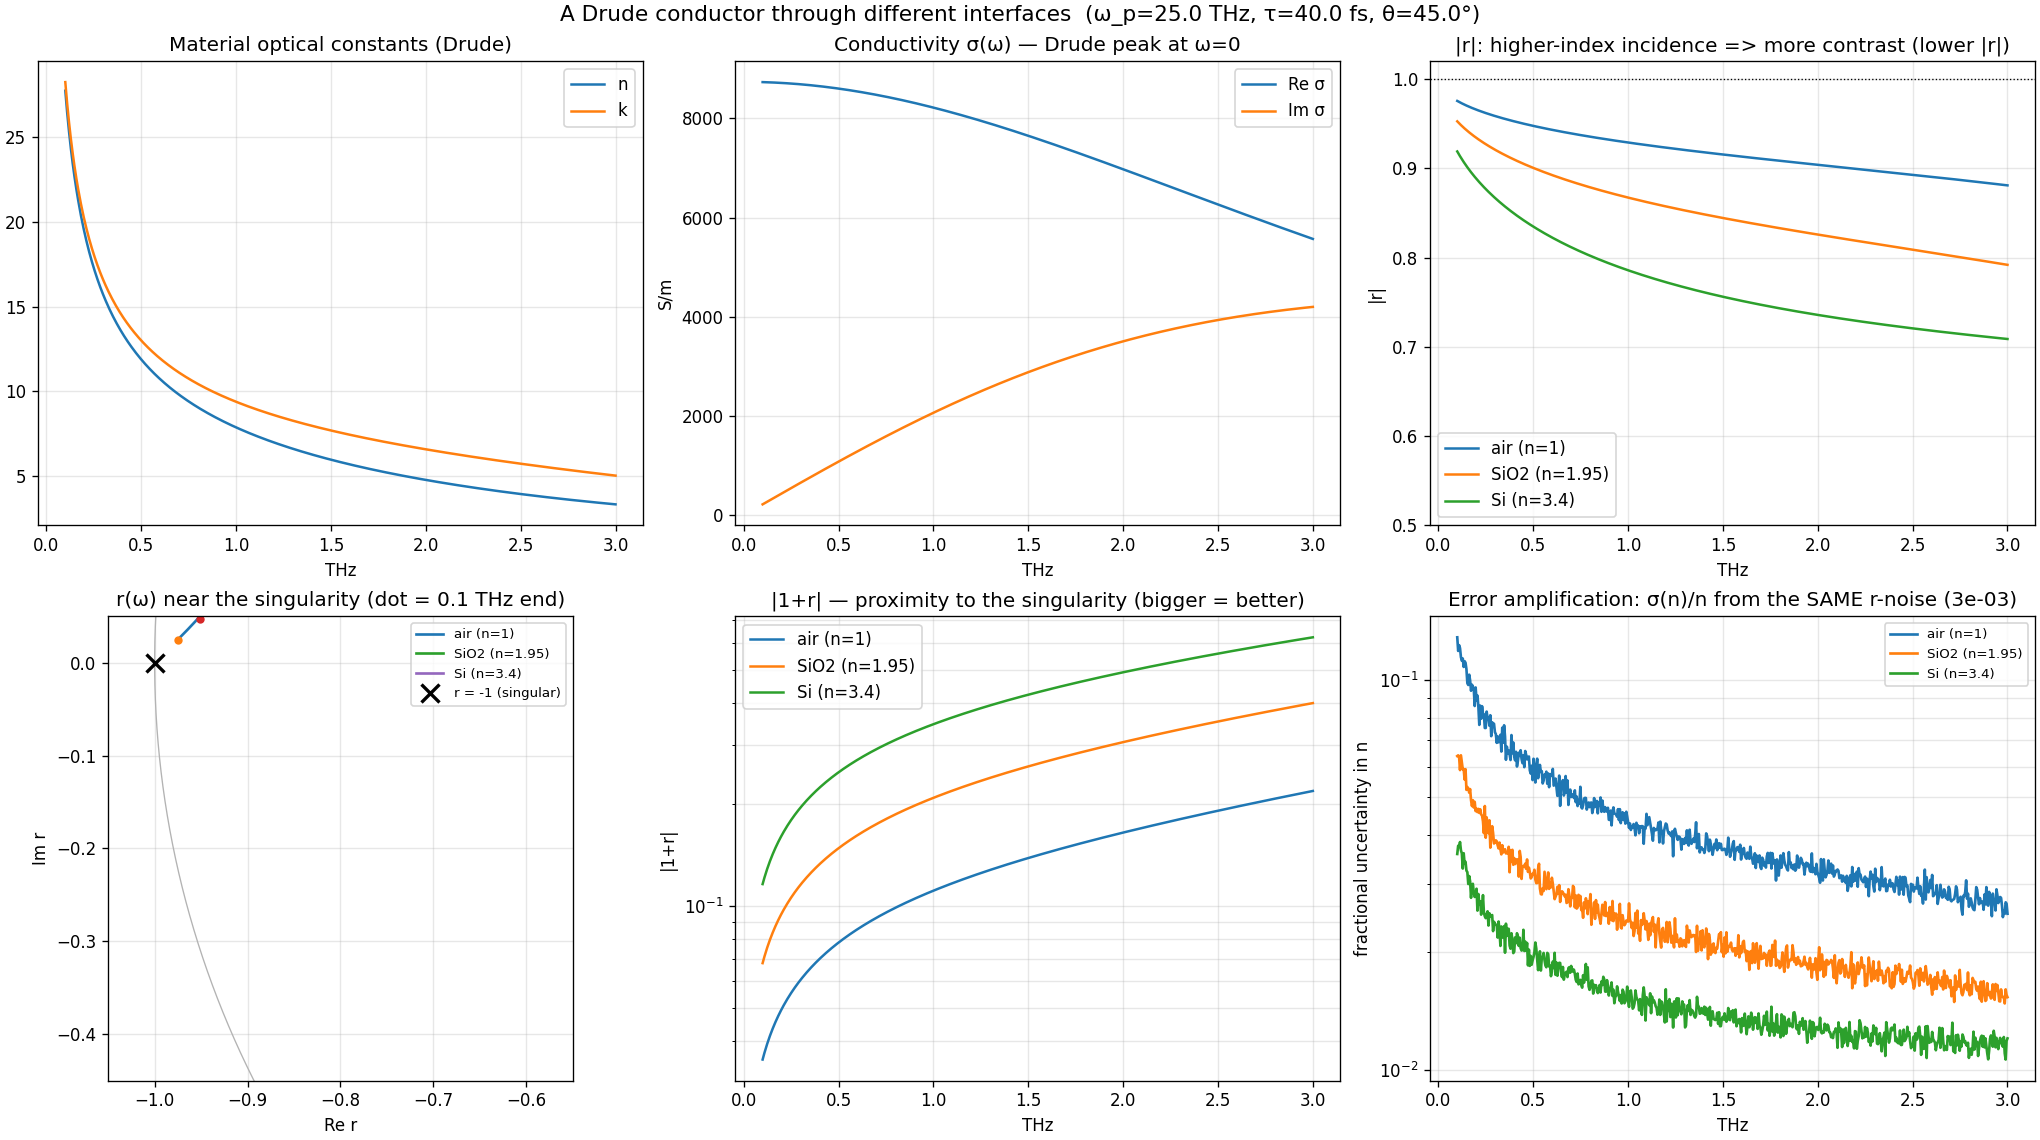

Here is the Python script that generated this plot:
"""Reflection physics tutorial-model: a Drude conductor seen through different media.

Builds intuition for WHY coupling a highly reflective (conductive) sample through a
high-index medium (SiO2, Si) pulls its reflection off the r = -1 singularity and reopens
the low-frequency window — the practical reason behind the window geometry.

The chain modelled:  Drude ε(ω)  ->  n̂ = √ε  ->  Fresnel r(ω; N1)  ->  inversion r -> n̂.
Everything is self-contained (numpy only) so it reads as a learning artifact.

Run:  PYTHONPATH=. .venv/Scripts/python.exe explorations/reflection_theory/drude_interface_model.py
"""
from __future__ import annotations

import os

import numpy as np
import matplotlib
matplotlib.use("Agg")
import matplotlib.pyplot as plt

HERE = os.path.dirname(os.path.abspath(__file__))

# ── Physical constants ──────────────────────────────────────────────────────
SPEED_OF_LIGHT = 299_792_458.0
VACUUM_PERMITTIVITY = 8.8541878128e-12

# ── Knobs ───────────────────────────────────────────────────────────────────
THETA_DEG = 45.0                       # s-pol incidence angle (the rig geometry)
EPS_INF = 11.0                         # high-frequency permittivity (CNT-ish)
PLASMA_FREQUENCY_THZ = 25.0            # Drude plasma frequency (sets how metallic)
SCATTERING_TIME_FS = 40.0             # Drude scattering time (carrier damping)
NOISE_AMPLITUDE = 3e-3                 # fixed additive noise on the measured r (|r|~1)
INCIDENT_MEDIA = {"air (n=1)": 1.0, "SiO2 (n=1.95)": 1.95, "Si (n=3.4)": 3.4}
FREQ_THZ = np.linspace(0.1, 3.0, 600)


# ── Material: Drude free-carrier permittivity ───────────────────────────────
def drude_permittivity(frequency_hz, eps_inf, plasma_omega, scattering_time_s):
    """ε(ω) = ε∞ − ω_p² / (ω² + iω/τ).  Free electrons, no restoring force.

    The conductivity σ(ω) = ε0 ω_p² τ / (1 − iωτ) has its peak at ω = 0 (the Drude
    peak): a free-carrier metal is MOST reflective at low frequency. That is exactly
    the regime where the reflection inversion is hardest.
    """
    omega = 2.0 * np.pi * frequency_hz
    return eps_inf - plasma_omega**2 / (omega**2 + 1j * omega / scattering_time_s)


def conductivity(frequency_hz, plasma_omega, scattering_time_s):
    omega = 2.0 * np.pi * frequency_hz
    return VACUUM_PERMITTIVITY * plasma_omega**2 * scattering_time_s / (1.0 - 1j * omega * scattering_time_s)


def index_from_eps(eps):
    """n̂ = n − i k (k ≥ 0 absorption, exp(−iωt) convention)."""
    return np.conj(np.sqrt(eps))


# ── Interface: Fresnel reflection (s-pol) and its closed-form inverse ────────
def fresnel_r_s(n_incident, n_sample, theta_incident_rad):
    """r_s for a wave in medium n_incident hitting a semi-infinite n_sample."""
    cos_i = np.cos(theta_incident_rad)
    root = np.sqrt(n_sample**2 - (n_incident * np.sin(theta_incident_rad)) ** 2)
    return (n_incident * cos_i - root) / (n_incident * cos_i + root)


def invert_r_to_index(r, n_incident, theta_incident_rad):
    """Closed-form inverse of fresnel_r_s -> n̂.  Singular as r -> -1 (perfect mirror)."""
    q = n_incident * np.cos(theta_incident_rad) * (1.0 - r) / (1.0 + r)
    n_hat = np.sqrt(q**2 + (n_incident * np.sin(theta_incident_rad)) ** 2)
    return np.where(n_hat.real < 0, -n_hat, n_hat)


def main():
    theta = np.deg2rad(THETA_DEG)
    freq_hz = FREQ_THZ * 1e12
    plasma_omega = 2.0 * np.pi * PLASMA_FREQUENCY_THZ * 1e12
    tau = SCATTERING_TIME_FS * 1e-15

    eps = drude_permittivity(freq_hz, EPS_INF, plasma_omega, tau)
    n_hat = index_from_eps(eps)                       # n − ik
    n_true, k_true = n_hat.real, -n_hat.imag
    sigma = conductivity(freq_hz, plasma_omega, tau)

    rng = np.random.default_rng(0)
    fig, axes = plt.subplots(2, 3, figsize=(17, 9.5), layout="constrained")
    fig.suptitle(
        f"A Drude conductor through different interfaces  (ω_p={PLASMA_FREQUENCY_THZ} THz, "
        f"τ={SCATTERING_TIME_FS} fs, θ={THETA_DEG}°)", fontsize=13)

    # (0,0) material n,k
    ax = axes[0][0]
    ax.plot(FREQ_THZ, n_true, label="n"); ax.plot(FREQ_THZ, k_true, label="k")
    ax.set_title("Material optical constants (Drude)"); ax.set_xlabel("THz"); ax.legend(); ax.grid(alpha=0.3)

    # (0,1) conductivity (the Drude peak at 0)
    ax = axes[0][1]
    ax.plot(FREQ_THZ, np.real(sigma), label="Re σ"); ax.plot(FREQ_THZ, np.imag(sigma), label="Im σ")
    ax.set_title("Conductivity σ(ω) — Drude peak at ω=0"); ax.set_xlabel("THz"); ax.set_ylabel("S/m")
    ax.legend(); ax.grid(alpha=0.3)

    # (0,2) |r| vs frequency per incident medium
    ax = axes[0][2]
    r_by_medium = {}
    for label, n1 in INCIDENT_MEDIA.items():
        r = fresnel_r_s(n1, n_hat, theta)
        r_by_medium[label] = r
        ax.plot(FREQ_THZ, np.abs(r), label=label)
    ax.axhline(1.0, color="k", ls=":", lw=0.8)
    ax.set_title("|r|: higher-index incidence => more contrast (lower |r|)")
    ax.set_xlabel("THz"); ax.set_ylabel("|r|"); ax.set_ylim(0.5, 1.02); ax.legend(); ax.grid(alpha=0.3)

    # (1,0) Argand: r(ω) trajectory vs the r=-1 singularity (zoomed near -1)
    ax = axes[1][0]
    circle = np.exp(1j * np.linspace(0, 2 * np.pi, 400))
    ax.plot(circle.real, circle.imag, "0.7", lw=0.8)
    for label, r in r_by_medium.items():
        ax.plot(r.real, r.imag, lw=1.6, label=label)
        ax.plot(r.real[0], r.imag[0], "o", ms=4)   # mark the low-frequency end
    ax.plot(-1, 0, "kx", ms=11, mew=2, label="r = -1 (singular)")
    ax.set_title("r(ω) near the singularity (dot = 0.1 THz end)")
    ax.set_xlabel("Re r"); ax.set_ylabel("Im r"); ax.set_aspect("equal")
    ax.set_xlim(-1.05, -0.55); ax.set_ylim(-0.45, 0.05)
    ax.legend(fontsize=8); ax.grid(alpha=0.3)

    # (1,1) conditioning: |1+r| (distance to the singularity)
    ax = axes[1][1]
    for label, r in r_by_medium.items():
        ax.semilogy(FREQ_THZ, np.abs(1.0 + r), label=label)
    ax.set_title("|1+r| — proximity to the singularity (bigger = better)")
    ax.set_xlabel("THz"); ax.set_ylabel("|1+r|"); ax.legend(); ax.grid(alpha=0.3, which="both")

    # (1,2) the punchline: error amplification. Monte-Carlo the SAME measurement noise
    # through the inversion and report the fractional uncertainty in n per medium.
    ax = axes[1][2]
    n_trials = 300
    for label, n1 in INCIDENT_MEDIA.items():
        r = r_by_medium[label]
        recovered = np.empty((n_trials, r.size))
        for t in range(n_trials):
            noise = NOISE_AMPLITUDE * (rng.standard_normal(r.shape) + 1j * rng.standard_normal(r.shape))
            recovered[t] = invert_r_to_index(r + noise, n1, theta).real
        fractional_uncertainty = np.std(recovered, axis=0) / np.abs(n_true)
        ax.semilogy(FREQ_THZ, fractional_uncertainty, lw=1.6, label=label)
    ax.set_title(f"Error amplification: σ(n)/n from the SAME r-noise ({NOISE_AMPLITUDE:.0e})")
    ax.set_xlabel("THz"); ax.set_ylabel("fractional uncertainty in n")
    ax.legend(fontsize=8); ax.grid(alpha=0.3, which="both")

    out = os.path.join(HERE, "drude_interface_model.png")
    fig.savefig(out, dpi=120)
    print(f"Saved figure: {out}")

    # printed summary: low-frequency conditioning gain
    print(f"\n|1+r| at 0.3 THz (distance to singularity; bigger = recoverable):")
    i = int(np.argmin(np.abs(FREQ_THZ - 0.3)))
    for label, r in r_by_medium.items():
        print(f"  {label:16s}: |r|={abs(r[i]):.3f}  |1+r|={abs(1+r[i]):.3f}")


if __name__ == "__main__":
    main()
